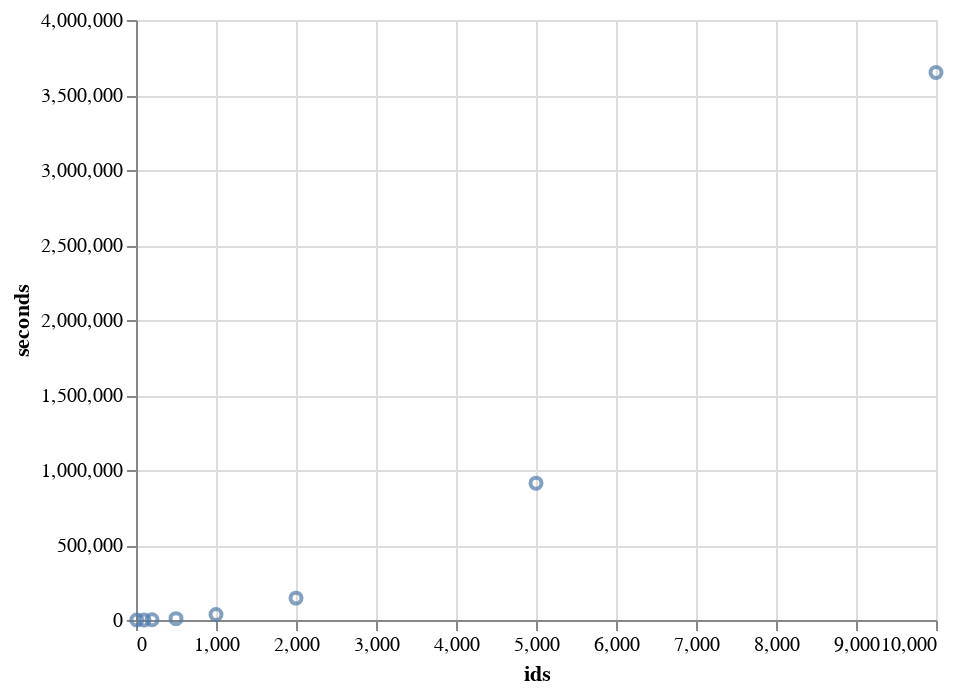

The code cell stored with this chart in its notebook:
### Code cell
alt.Chart(df).mark_point().encode(
    x='ids',
    y='seconds'
)

### Figure 1 — Vega-Lite specification as saved in the notebook (floating-point values rounded to 4 significant figures)
{"$schema": "https://vega.github.io/schema/vega-lite/v3.3.0.json", "config": {"mark": {"tooltip": null}, "view": {"height": 300, "width": 400}}, "data": {"name": "data-6edbce9302356728a4c3cc186af75a23"}, "datasets": {"data-6edbce9302356728a4c3cc186af75a23": [{"hours": 0.0009125, "ids": 10, "pairs": 45, "seconds": 3.285}, {"hours": 0.1004, "ids": 100, "pairs": 4950, "seconds": 361.4}, {"hours": 0.4035, "ids": 200, "pairs": 19900, "seconds": 1453.0}, {"hours": 2.53, "ids": 500, "pairs": 124750, "seconds": 9107.0}, {"hours": 10.13, "ids": 1000, "pairs": 499500, "seconds": 36460.0}, {"hours": 40.54, "ids": 2000, "pairs": 1999000, "seconds": 145927}, {"hours": 253.4, "ids": 5000, "pairs": 12497500, "seconds": 912300.0}, {"hours": 1014.0, "ids": 10000, "pairs": 49995000, "seconds": 3649635}]}, "encoding": {"x": {"field": "ids", "type": "quantitative"}, "y": {"field": "seconds", "type": "quantitative"}}, "mark": "point"}
